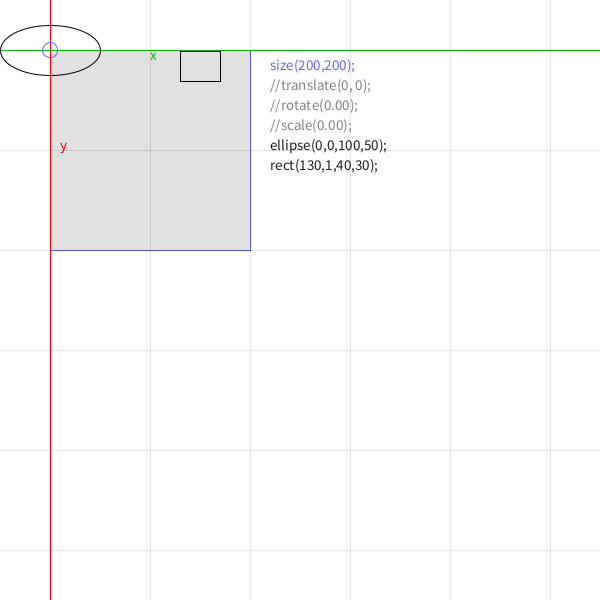
Frame 1 (no input)
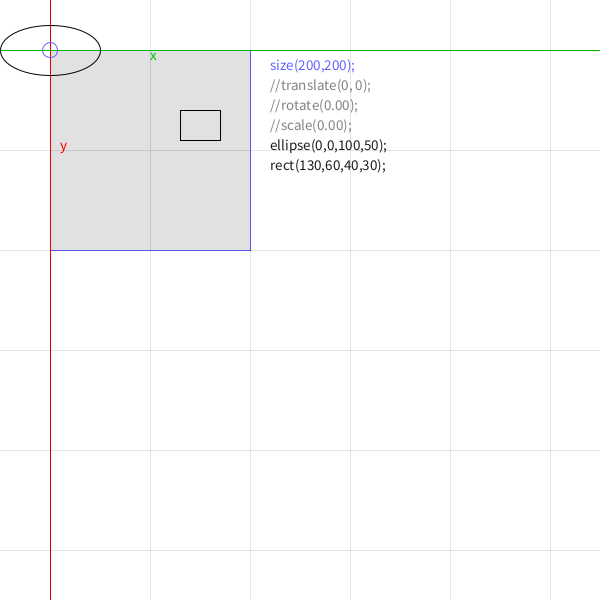
Frame 60 (the mouse pressed at the canvas centre just before this capture)
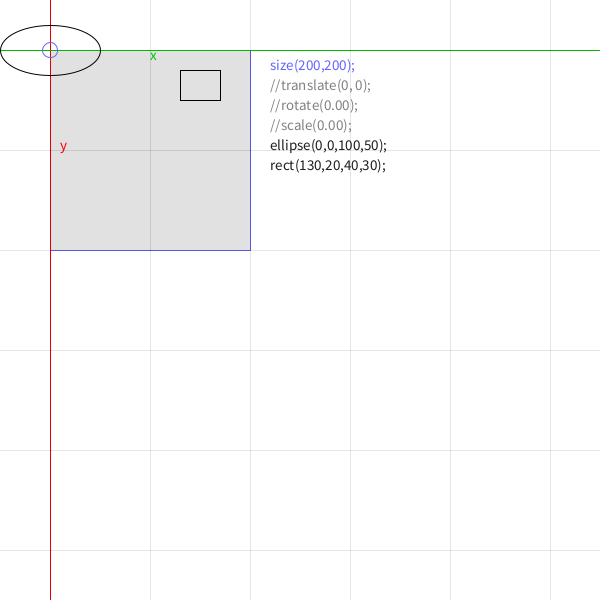
Frame 120 (the mouse held since frame 60 and released just before this capture)

The Processing sketch that drew these frames (run headless with seeded random() and noise(); from frame 60 on, the mouse is pressed at the canvas centre):

// Processing sketch: translate_rotate
// ── translate_rotate.pde
boolean do_translate = false;
boolean do_rotate = false;
boolean do_scale = false;
boolean show_axes = true;

float theRot = 0;
int theRotStartX = 0;

int theTransX, theTransY;
int theTransStartX, theTransStartY;

float theScale = 1;
float theScaleStartX = 0;

void keyPressed() {
  if (key == 't') {
    if (do_translate) {
      do_translate = false;
      theTransX += mouseX - theTransStartX;
      theTransY += mouseY - theTransStartY;
    } else {
      do_translate = true;
      theTransStartX = mouseX;
      theTransStartY = mouseY;
    }
  }
  if (key == 'T') {
    theTransX = 0;
    theTransY = 0;
  }
  if (key == 'r') {
    if (do_rotate) {
      do_rotate = false;
      theRot += (theRotStartX - mouseX) * 0.01;
    } else {
      do_rotate = true;
      theRotStartX = mouseX;
    }
  }
  if (key == 'R') {
    theRot = 0;
  }
  if (key == 's') {
    if (do_scale) {
      do_scale = false;
      theScale += (mouseX - theScaleStartX) * 0.01;
      theScale = max(0.2, theScale);
    } else {
      do_scale = true;
      theScaleStartX = mouseX;
    }
  }
  if (key == 'S') {
    theScale = 1;
  }
  if (key == ' ') {
    show_axes = !show_axes;
  }
}


void setup() {
  size(600, 600);
  smooth();
  strokeWeight(2);
  textSize(15);
  println("press t, r, s to toggle translate, rotate, scale");
  println("press T, R, S to reset them");
  println("press space to toggle axes");
}
void draw() {
  background(255);

  int rectY = frameCount % 100;

  strokeWeight(1);
  stroke(100, 100, 255);
  fill(0, 30);
  rect(50, 50, 200, 200);

  fill(100, 100, 255);
  text("size(200,200);", 270, 70);
  fill(30);
  text("ellipse(0,0,100,50);", 270, 150);
  text("rect(130," + rectY + ",40,30);", 270, 170);

  int dX = do_translate ? mouseX - theTransStartX : 0;
  int dY = do_translate ? mouseY - theTransStartY : 0;
  float dRot = do_rotate ? (theRotStartX - mouseX) * 0.01 : 0; 
  float dScale = do_scale ? (mouseX - theScaleStartX) * 0.01 : 0; 

  int transCurrX = theTransX + dX;
  int transCurrY = theTransY + dY;
  float rotCurr = theRot + dRot;
  float scaleCurr = theScale + dScale;
  scaleCurr = max(0.2, scaleCurr);

  if (transCurrX == 0 && transCurrY == 0) {
    fill(130);
    text("//translate(0, 0);", 270, 90);
  } else {
    fill(30);
    text("translate(" + transCurrX + "," + transCurrY + ");", 270, 90);
  }

  if (rotCurr == 0) {
    fill(130);
    text("//rotate(" + nf(0, 1, 2) + ");", 270, 110);
  } else {
    fill(30);
    text("rotate(" + nf(rotCurr, 1, 2) + ");", 270, 110);
  }

  if (scaleCurr == 1) {
    fill(130);
    text("//scale(" + nf(0, 1, 2) + ");", 270, 130);
  } else {
    fill(30);
    text("scale(" + nf(scaleCurr, 1, 2) + ");", 270, 130);
  }

  translate(50, 50);
  translate(transCurrX, transCurrY);
  rotate(rotCurr);
  scale(scaleCurr);

  strokeWeight(1/scaleCurr);

  if (show_axes) {
    // y axis
    stroke(255, 0, 0);
    line(0, -600, 0, 600);
    fill(255, 0, 0);
    text("y", 10, 100);

    // x axis
    stroke(0, 200, 0);
    line(-600, 0, 600, 0);
    fill(0, 200, 0);
    text("x", 100, 10);

    // 0,0 ellipse
    stroke(100, 100, 255);
    noFill();
    ellipse(0, 0, 15, 15);

    // grid
    stroke(0, 2);
    for (int x=-600; x<=600; x+= 100) {
      for (int y=-600; y<=600; y+= 100) {
        line(x, -600, x, 600);
        line(-600, y, 600, y);
      }
    }
  }

  // ellipse + rect
  stroke(0);
  noFill();
  ellipse(0, 0, 100, 50);
  rect(130, rectY, 40, 30);
}
